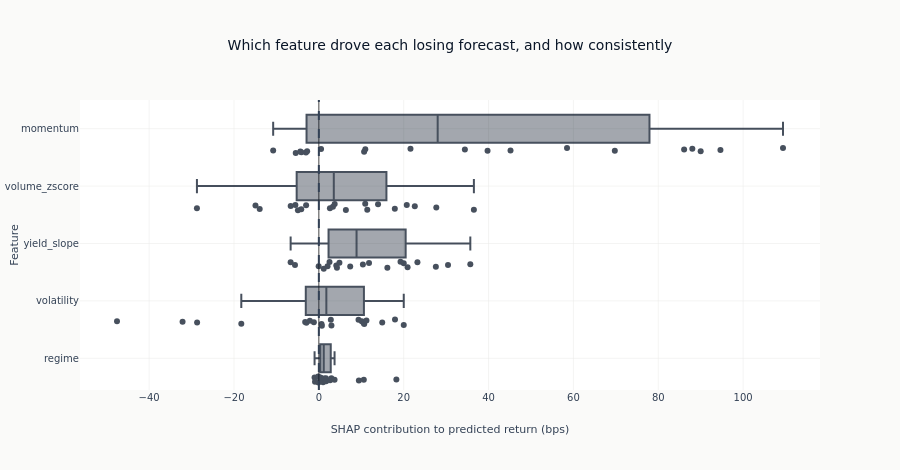

Here is the notebook cell this chart was saved with:
### Markdown cell above
## 11. Inspect Attribution Variability

Signed SHAP distributions show both direction and trade-to-trade dispersion.
Features are ordered by mean absolute contribution; values are expressed in
basis points of predicted next-session return.

### Code cell
shap_vectors = shap_analyzer.extract_shap_vectors(result.explanations, normalization=None)
mean_abs_shap = np.abs(shap_vectors).mean(axis=0)
feature_order = [FEATURE_COLS[index] for index in np.argsort(mean_abs_shap)[::-1]]
dominant_feature = feature_order[0]

shap_long = pd.DataFrame(shap_vectors, columns=FEATURE_COLS).melt(
    var_name="feature", value_name="shap_value"
)
shap_long["shap_bps"] = shap_long["shap_value"] * 10_000
fig = px.box(
    shap_long,
    x="shap_bps",
    y="feature",
    category_orders={"feature": feature_order},
    points="all",
    title="Which feature drove each losing forecast, and how consistently",
    labels={"shap_bps": "SHAP contribution to predicted return (bps)", "feature": "Feature"},
)
fig.update_traces(marker_color=COLORS["blue"], line_color=COLORS["blue"], opacity=0.75)
fig.add_vline(x=0, line_color=COLORS["neutral"], line_dash="dash")
fig.update_layout(height=470, showlegend=False)
show_plotly_with_alt(
    fig,
    "Box plots of SHAP contribution per feature across the worst trades, with individual points overlaid and a dashed line at zero. Several features straddle zero, so their contributions ran in both directions across the failures.",
)

### Figure 1 — Plotly figure (JSON) as saved in the notebook; plotly's stock layout.template omitted (floating-point values rounded to 4 significant figures)
{"data": [{"alignmentgroup": "True", "boxpoints": "all", "hovertemplate": "SHAP contribution to predicted return (bps)=%{x}<br>Feature=%{y}<extra></extra>", "legendgroup": "", "line": {"color": "#0a1628"}, "marker": {"color": "#0a1628"}, "name": "", "notched": false, "offsetgroup": "", "opacity": 0.75, "orientation": "h", "showlegend": false, "type": "box", "x": [86.1, 90.0, 34.42, 109.4, -2.759, 21.59, -4.117, 69.76, 45.17, 58.49, -10.77, 94.65, 10.95, 39.76, 88.03, 0.5211, -4.366, -3.045, -5.45, 10.66, -28.7, 0.7101, -18.28, -47.58, 10.11, -1.179, 0.6279, 9.346, 10.55, 14.94, -2.938, 11.22, 20.01, 17.95, -32.12, 2.823, 10.69, -3.225, -2.126, 2.966, 20.72, 6.37, -5.528, 17.91, 3.318, -6.64, 10.93, 22.61, -28.74, -3.005, 36.54, -4.149, -13.94, 13.95, 27.68, 2.608, -4.931, 3.728, 11.41, -14.94, 0.6681, 2.955, 1.713, 3.701, -0.1603, -0.09993, 10.6, -0.9029, 0.8106, 0.992, 18.27, 1.594, 2.651, 1.675, 1.313, 0.4871, 0.352, 0.326, -1.01, 9.434, 35.7, 23.23, 16.15, 4.847, -0.04523, -5.625, 2.517, 20.0, 30.45, 19.25, 4.263, 27.58, 10.38, -6.65, 20.91, 11.83, 1.155, 4.106, 2.05, 7.389], "x0": " ", "xaxis": "x", "y": ["momentum", "momentum", "momentum", "momentum", "momentum", "momentum", "momentum", "momentum", "momentum", "momentum", "momentum", "momentum", "momentum", "momentum", "momentum", "momentum", "momentum", "momentum", "momentum", "momentum", "volatility", "volatility", "volatility", "volatility", "volatility", "volatility", "volatility", "volatility", "volatility", "volatility", "volatility", "volatility", "volatility", "volatility", "volatility", "volatility", "volatility", "volatility", "volatility", "volatility", "volume_zscore", "volume_zscore", "volume_zscore", "volume_zscore", "volume_zscore", "volume_zscore", "volume_zscore", "volume_zscore", "volume_zscore", "volume_zscore", "volume_zscore", "volume_zscore", "volume_zscore", "volume_zscore", "volume_zscore", "volume_zscore", "volume_zscore", "volume_zscore", "volume_zscore", "volume_zscore", "regime", "regime", "regime", "regime", "regime", "regime", "regime", "regime", "regime", "regime", "regime", "regime", "regime", "regime", "regime", "regime", "regime", "regime", "regime", "regime", "yield_slope", "yield_slope", "yield_slope", "yield_slope", "yield_slope", "yield_slope", "yield_slope", "yield_slope", "yield_slope", "yield_slope", "yield_slope", "yield_slope", "yield_slope", "yield_slope", "yield_slope", "yield_slope", "yield_slope", "yield_slope", "yield_slope", "yield_slope"], "y0": " ", "yaxis": "y"}], "layout": {"boxmode": "group", "height": 470, "legend": {"tracegroupgap": 0}, "shapes": [{"line": {"color": "#334155", "dash": "dash"}, "type": "line", "x0": 0, "x1": 0, "xref": "x", "y0": 0, "y1": 1, "yref": "y domain"}], "showlegend": false, "title": {"text": "Which feature drove each losing forecast, and how consistently"}, "xaxis": {"anchor": "y", "domain": [0.0, 1.0], "title": {"text": "SHAP contribution to predicted return (bps)"}}, "yaxis": {"anchor": "x", "categoryarray": ["regime", "volatility", "yield_slope", "volume_zscore", "momentum"], "categoryorder": "array", "domain": [0.0, 1.0], "title": {"text": "Feature"}}}}
